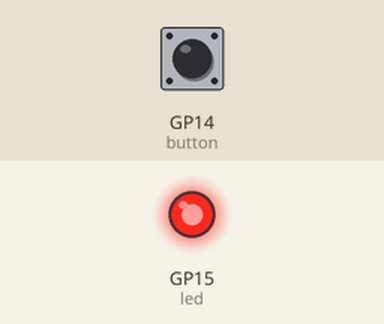
Recording of a program running on a simulated Raspberry Pi Pico running MicroPython. Parts: output pins drawn as LEDs (lit = HIGH). Wiring (from the project's diagram.json): green button on GP14, red LED on GP15. Inputs (shaded band) come from the test bench; at power-on: GP14 (button) LOW. Random numbers come from a fixed seed.

Above: at 0.2 s.
At 5.8 s:
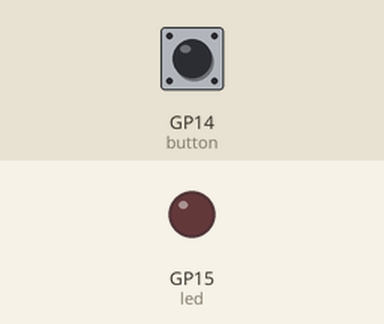
Timing chart, 0 to 7.3 s (numbered marks = the images above):
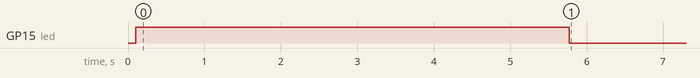

Measured:
- by itself, GP15 (led): LOW → HIGH at 0.10 s, → LOW 5.7 s later

The program:

main.py
```python
import utime
import machine
import urandom
from machine import Pin

utime.sleep(0.1) # Wait for USB to become ready
led = Pin(15, Pin.OUT)
button = Pin(14, Pin.IN, Pin.PULL_DOWN)

timer_start = 0

def button_handler(pin):
    button.irq(handler=None)
    reaction_time = utime.ticks_diff(utime.ticks_ms(), timer_start)
    print(f"your reaction time {str(reaction_time)} milliseconds")
    print("program complete")

led.value(1)
utime.sleep(urandom.uniform(5, 10))
led.value(0)
timer_start = utime.ticks_ms()
button.irq(trigger=machine.Pin.IRQ_RISING, handler=button_handler)
```
